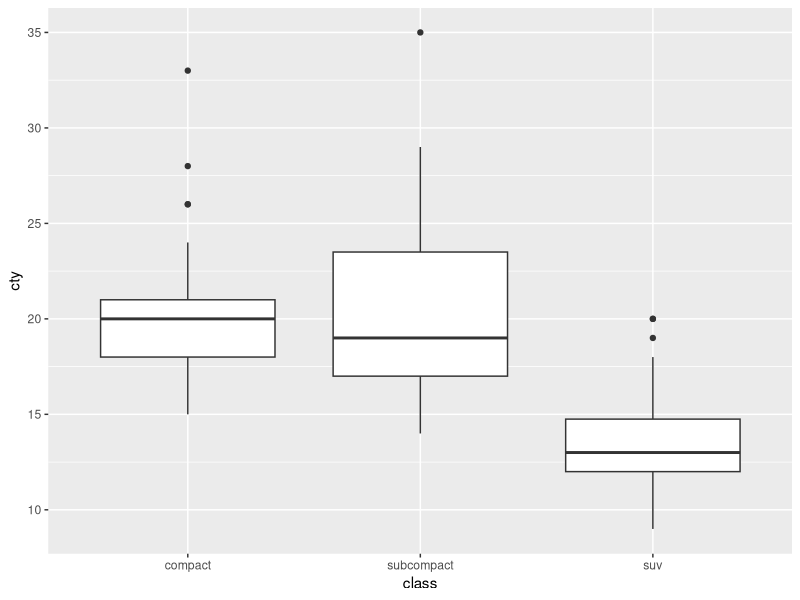

Recreate this plot in R.
library(ggplot2)
library(dplyr)

mpg <- as.data.frame(ggplot2::mpg)

class_mpg <- mpg %>%
  filter(class %in% c("compact", "subcompact", "suv"))

ggplot(data = class_mpg, aes(x = class, y = cty)) + geom_boxplot()

